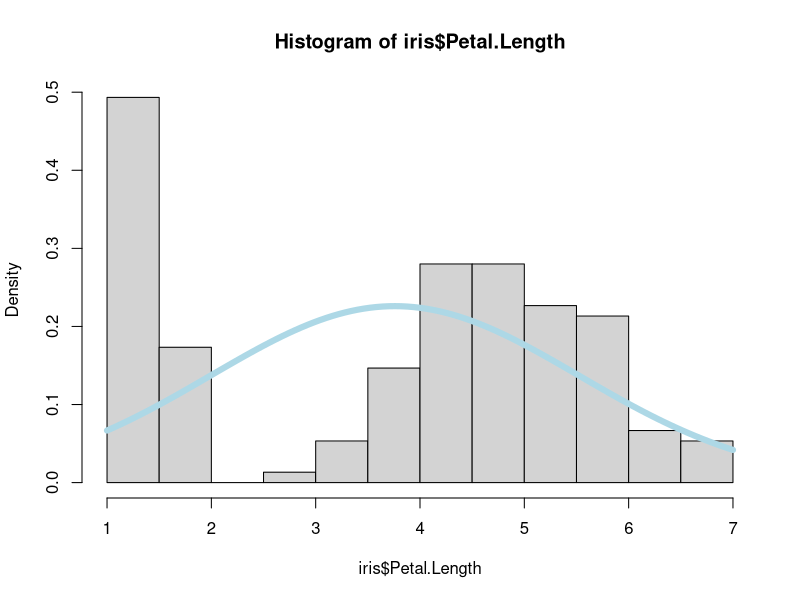
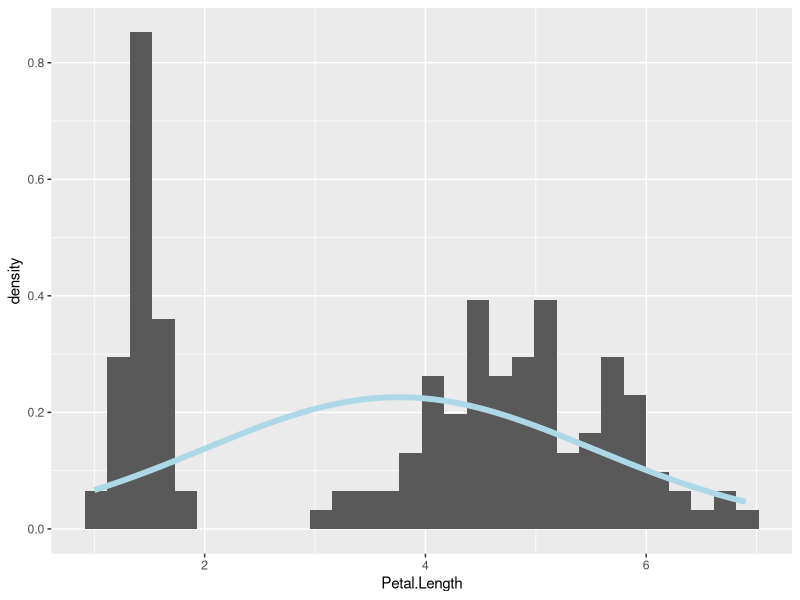

R code for these plots, in order:
## ---- chunk 1
# How to add a Normal curve to a histogram
hist(iris$Petal.Length, freq=F)
curve(dnorm(x, mean = mean(iris$Petal.Length), sd = sd(iris$Petal.Length)), col = "lightblue", lwd = 6, add = TRUE)
## ---- chunk 2
library(ggplot2)

m = mean(iris$Petal.Length)
s = sd(iris$Petal.Length)

p1 = ggplot(iris, aes(x = Petal.Length)) + 
  geom_histogram(aes(y = ..density..)) +
  stat_function(fun = dnorm, args = list(mean = m, sd = s), colour="lightblue", size=2)
p1
## ---- chunk 3
# Produce Normal probabilities
pnorm(7, mean = mean(iris$Petal.Length), sd = sd(iris$Petal.Length))
## ---- chunk 4
# Produce Normal quantiles
qnorm(0.5, mean = mean(iris$Petal.Length), sd = sd(iris$Petal.Length))
